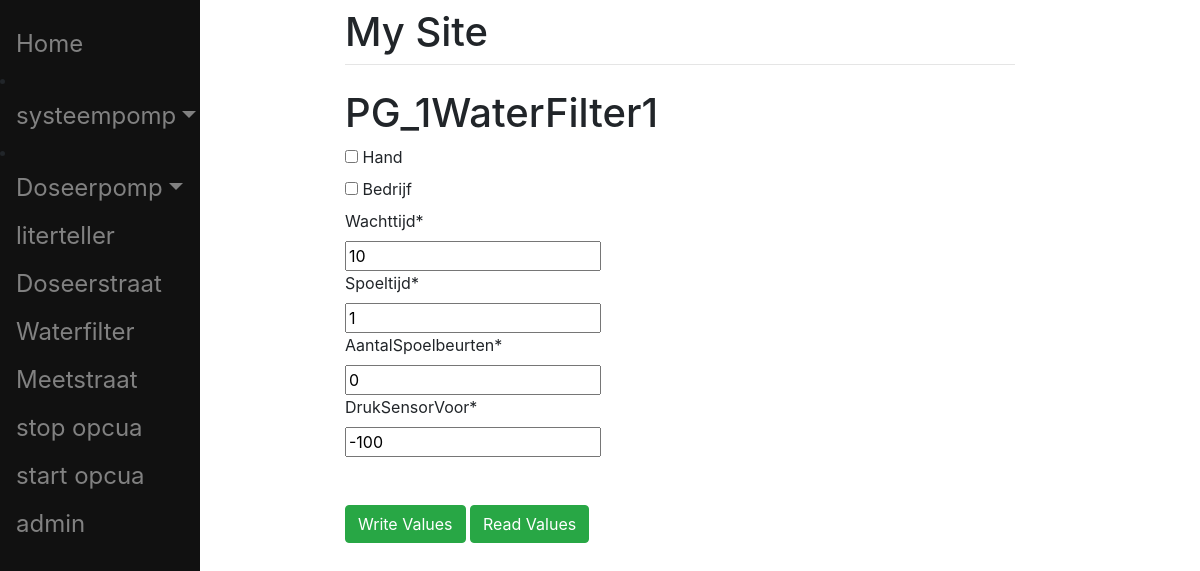
The app's page /Waterfilter/41/ with its own data.
### main/models.py (models this page shows, shortened)
class WaterFilter(models.Model):
    pg = models.ForeignKey(PG, on_delete=models.CASCADE)
    handlername = models.CharField(max_length=200)
    name = models.CharField(max_length=200)
    nodeid = models.CharField(max_length=200, default='SOME STRING')
    Hand = models.BooleanField(max_length=200)
    Bedrijf = models.BooleanField(max_length=200)
    Wachttijd = models.CharField(max_length=200)
    Spoeltijd = models.CharField(max_length=200)
    AantalSpoelbeurten = models.CharField(max_length=200)
    DrukSensorVoor = models.CharField(max_length=200)

### main/views.py (the view)
# urls.py: path("Waterfilter/<int:id>/",views.waterfilter_view, name="Waterfilter"),
def waterfilter_view(request, id = None):
    pass
    obj = WaterFilter.objects.get(id=id)
    if request.method == 'POST':
        if request.POST.get('WriteValues'):
            form = WaterfilterForm(request.POST, instance=obj)
            if form.is_valid():
                form.save()
                write_value_Waterfilter(obj)
            return render(request,"main/Waterfilter_template.html",get_waterfilter_data(id))
        if request.POST.get('GetValues'):
            return render(request,'main/Waterfilter_template.html',get_waterfilter_data(id))
    else:
        return render(request,'main/Waterfilter_template.html',get_waterfilter_data(id))

### main/forms.py
class WaterfilterForm(forms.ModelForm):
    class Meta:
        model = WaterFilter
        exclude = ('pg','name','nodeid','handlername')

### main/views.py (called while the page is built)
def get_waterfilter_data(id):
    obj = WaterFilter.objects.get(id=id)
    form = WaterfilterForm(instance=obj)
    return {'form':form,'obj':obj}

### main/templates/main/Waterfilter_template.html (shortened to what this page needs)
{% extends "main/Base.html" %}
{% load crispy_forms_tags %}
{% block content %}
<h1> {{obj.name}} </h1>
<form method="post" action= "#">
    {{ form|crispy }}
    <br><br>
    <button type="submit" , name="WriteValues" , value="WriteValues", class="btn btn-success">Write Values</button>
    <button type="submit" , name="GetValues" , value="GetValues", class="btn btn-success">Read Values</button>
</form>
{% endblock %}

### records on screen
WaterFilter: name "PG_1WaterFilter1", Wachttijd "10", Spoeltijd "1", AantalSpoelbeurten "0", DrukSensorVoor "-100"
